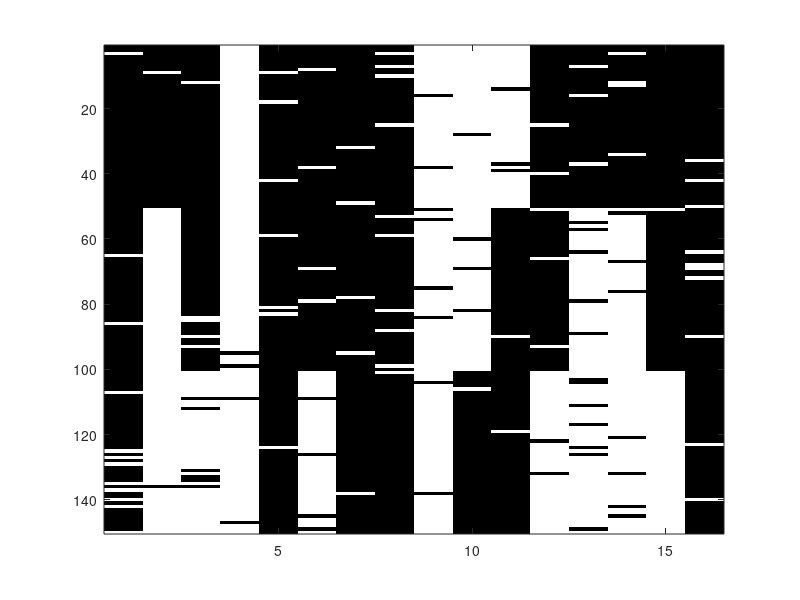

The MATLAB source for this figure: (Note: this script raises an error after producing the figure.)
% Demo of factor analysis applied to some synthetic binary data

% This file is from pmtk3.googlecode.com

%function [W, b, proto] = tippingDemo();

p = 16;
K = 3;
proto = rand(p,K) < 0.5;
data = [];
dataClean = [];
M = 50;
source = [1*ones(1,M) 2*ones(1,M) 3*ones(1,M)];
for k=1:K
  tmp = repmat(proto(:,k), 1, M);
  dataClean  = [dataClean tmp];
  noise = rand(p, M) < 0.05;
  tmp(noise) = 1-tmp(noise);
  data  = [data tmp];
end

figure; imagesc(data'); colormap(gray);printPmtkFigure('binaryPCAinput');
figure; imagesc(dataClean'); colormap(gray)

q = 2;
[W, b, muPost] = binaryPcaFitVarEm(data, 2);

figure;
symbols = {'ro', 'gs', 'k*'};
for k=1:K
  ndx = (source==k);
  plot(muPost(1,ndx), muPost(2,ndx), symbols{k});
  hold on
end
printPmtkFigure('binaryPCAoutput')
